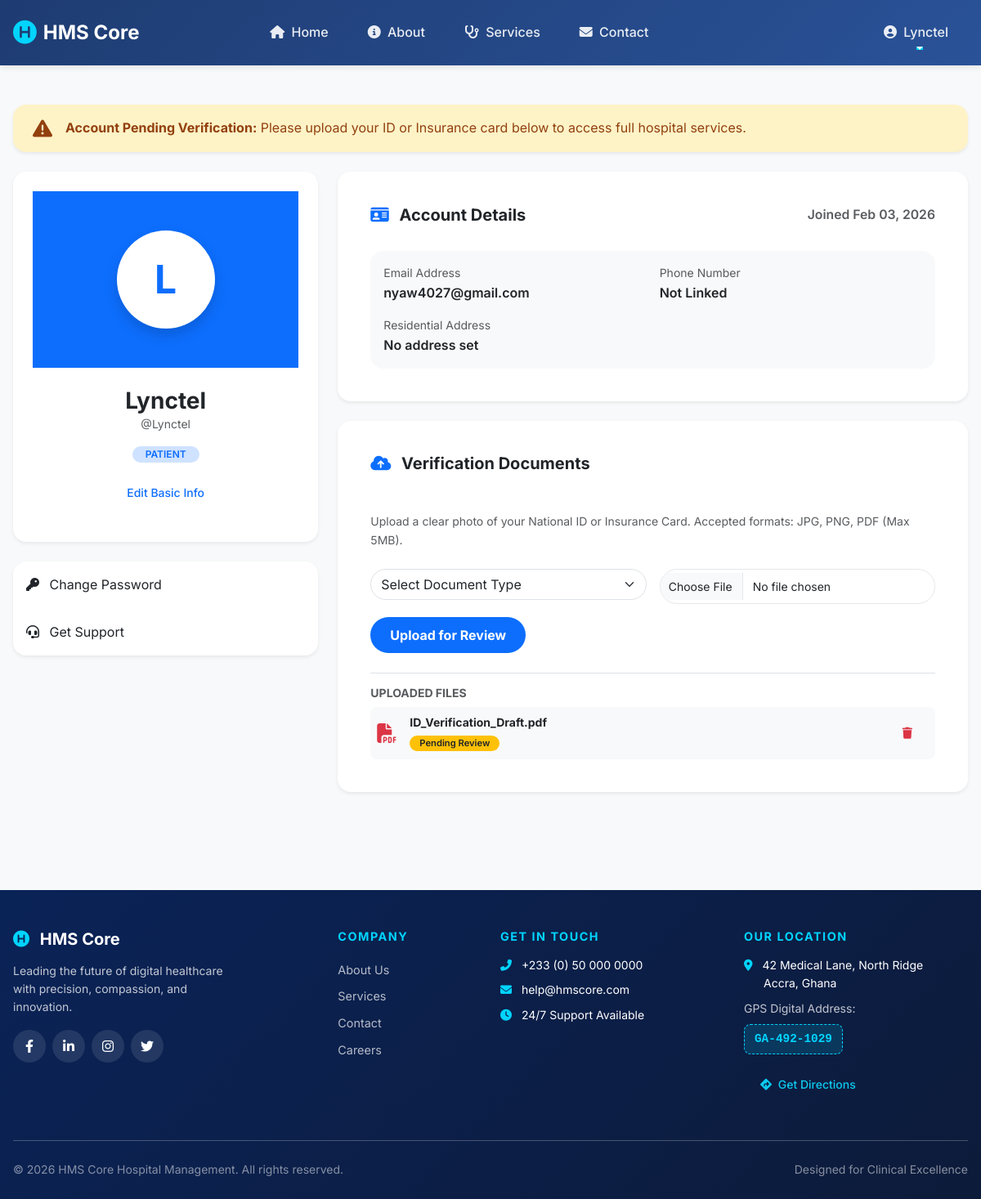
/profile/ (signed in), run on the app's committed database.
### accounts/models.py (models this page shows, shortened)
class User(AbstractUser):
    ROLE_CHOICES = (
        ('doctor', 'Doctor'),
        ('patient', 'Patient'),
        ('cashier', 'Cashier'),
        ('manager', 'Manager'),
        ('staff', 'Staff'),
        ('pharmacist', 'Pharmacist'), # Added this so your dashboard logic makes sense
        ('lab_tech', 'Lab Technician'),
    )
    role = models.CharField(max_length=20, choices=ROLE_CHOICES, default='patient')
    phone_number = models.CharField(max_length=15, blank=True, null=True)
    address = models.TextField(blank=True, null=True)
    date_of_birth = models.DateField(blank=True, null=True)
    profile_picture = models.ImageField(upload_to='profile_pics/', blank=True, null=True)
    created_at = models.DateTimeField(auto_now_add=True)
    updated_at = models.DateTimeField(auto_now=True)
    class Meta:
        ordering = ['-created_at']

### accounts/views.py (the view)
# urls.py: path('profile/', views.profile, name='profile'),
@login_required
def profile(request):
    return render(request, 'accounts/profile.html')

### templates/accounts/profile.html (shortened to what this page needs)
{% extends 'shared/base.html' %}
{% load static %}
{% block content %}
<div class="container py-5">
    {% if not user.profile.is_verified %}
    <div class="alert alert-warning d-flex align-items-center mb-4 rounded-4 shadow-sm" role="alert">
        <i class="fas fa-exclamation-triangle me-3 fs-4"></i>
        <div>
            <strong>Account Pending Verification:</strong> Please upload your ID or Insurance card below to access full hospital services.
        </div>
    </div>
    {% endif %}
    <div class="row g-4">
        <div class="col-lg-4">
            <div class="card border-0 shadow-sm rounded-4 overflow-hidden">
                <div class="bg-primary py-5 text-center">
                    {% if user.profile_picture %}
                        <img src="{{ user.profile_picture.url }}" alt="Profile" class="rounded-circle border border-4 border-white shadow" style="width: 120px; height: 120px; object-fit: cover;">
                    {% else %}
                        <div class="bg-white text-primary rounded-circle mx-auto d-flex align-items-center justify-content-center shadow" style="width: 120px; height: 120px; font-size: 3rem; font-weight: bold;">
                            {{ user.username|first|upper }}
                        </div>
                    {% endif %}
                </div>
                <div class="card-body text-center pt-4">
                    <h3 class="fw-bold mb-0">{{ user.get_full_name|default:user.username }}</h3>
                    <p class="text-muted small">@{{ user.username }}</p>
                    <div class="d-flex justify-content-center gap-2 mb-3">
                        <span class="badge bg-primary-subtle text-primary px-3 rounded-pill text-uppercase">{{ user.role }}</span>
                    </div>
                    <button class="btn btn-outline-primary btn-sm w-100 rounded-pill">Edit Basic Info</button>
                </div>
            </div>
            <div class="list-group shadow-sm mt-4 rounded-4 border-0">
                <a href="#" class="list-group-item list-group-item-action border-0 py-3"><i class="fas fa-key me-2"></i> Change Password</a>
                <a href="{% url 'contact' %}" class="list-group-item list-group-item-action border-0 py-3"><i class="fas fa-headset me-2"></i> Get Support</a>
            </div>
        </div>
        <div class="col-lg-8">
            <div class="card border-0 shadow-sm rounded-4 mb-4">
                <div class="card-header bg-white border-0 py-3 d-flex justify-content-between align-items-center">
                    <h5 class="fw-bold mb-0"><i class="fas fa-id-card text-primary me-2"></i> Account Details</h5>
                    <span class="text-muted small">Joined {{ user.date_joined|date:"M d, Y" }}</span>
                </div>
                <div class="card-body bg-light mx-3 mb-3 rounded-4">
                    <div class="row g-3">
                        <div class="col-md-6">
                            <label class="text-muted small d-block">Email Address</label>
                            <span class="fw-semibold">{{ user.email }}</span>
                        </div>
                        <div class="col-md-6">
                            <label class="text-muted small d-block">Phone Number</label>
                            <span class="fw-semibold">{{ user.phone_number|default:"Not Linked" }}</span>
                        </div>
                        <div class="col-12">
                            <label class="text-muted small d-block">Residential Address</label>
                            <span class="fw-semibold">{{ user.address|default:"No address set" }}</span>
                        </div>
                    </div>
                </div>
            </div>
            <div class="card border-0 shadow-sm rounded-4">
                <div class="card-header bg-white border-0 py-3">
                    <h5 class="fw-bold mb-0"><i class="fas fa-cloud-upload-alt text-primary me-2"></i> Verification Documents</h5>
                </div>
                <div class="card-body">
                    <p class="text-muted small mb-4">Upload a clear photo of your National ID or Insurance Card. Accepted formats: JPG, PNG, PDF (Max 5MB).</p>
                    <form method="post" enctype="multipart/form-data" class="row g-3">
                        <div class="col-md-6">
                            <select class="form-select rounded-pill" name="doc_type" required>
                                <option value="" selected disabled>Select Document Type</option>
                            </select>
                        </div>
                        <div class="col-md-6">
                            <input type="file" class="form-control rounded-pill" name="doc_file" required>
                        </div>
                        <div class="col-12 mt-3">
                            <button type="submit" class="btn btn-primary px-4 rounded-pill fw-bold">
                                Upload for Review
                            </button>
                        </div>
                    </form>
                    <div class="mt-4 pt-3 border-top">
                        <h6 class="fw-bold small text-uppercase text-muted">Uploaded Files</h6>
                        <div class="d-flex align-items-center p-2 mt-2 bg-light rounded-3">
                            <i class="fas fa-file-pdf text-danger fs-4 me-3"></i>
                            <div class="flex-grow-1">
                                <span class="d-block small fw-bold">ID_Verification_Draft.pdf</span>
                                <span class="badge bg-warning text-dark" style="font-size: 0.7rem;">Pending Review</span>
                            </div>
                            <button class="btn btn-sm text-danger"><i class="fas fa-trash"></i></button>
                        </div>
                    </div>
                </div>
            </div>
        </div>
    </div>
</div>
{% endblock %}

### templates/shared/base.html (shortened to what this page needs)
<!DOCTYPE html>
<html lang="en">
<head>
    {% load static %}
    <link href="https://cdn.jsdelivr.net/npm/bootstrap@5.3.0/dist/css/bootstrap.min.css" rel="stylesheet">
    <link rel="stylesheet" href="https://cdnjs.cloudflare.com/ajax/libs/font-awesome/6.4.0/css/all.min.css">
    <link rel="stylesheet" href="{% static 'css/style.css' %}">
</head>
<body>
    <nav class="navbar navbar-expand-lg navbar-dark">
        <div class="container">
            <a class="navbar-brand" href="{% url 'home' %}">
                <i class="fas fa-hospital-symbol"></i>
                HMS Core
            </a>
            <div class="collapse navbar-collapse" id="navbarNav">
                <ul class="navbar-nav mx-auto">
                    <li class="nav-item">
                        <a class="nav-link" href="{% url 'home' %}">
                            <i class="fas fa-home me-1"></i> Home
                        </a>
                    </li>
                    <li class="nav-item">
                        <a class="nav-link" href="{% url 'about' %}">
                            <i class="fas fa-info-circle me-1"></i> About
                        </a>
                    </li>
                    <li class="nav-item">
                        <a class="nav-link" href="{% url 'services' %}">
                            <i class="fas fa-stethoscope me-1"></i> Services
                        </a>
                    </li>
                    <li class="nav-item">
                        <a class="nav-link" href="{% url 'contact' %}">
                            <i class="fas fa-envelope me-1"></i> Contact
                        </a>
                    </li>
                </ul>
                <ul class="navbar-nav ms-auto align-items-lg-center">
                    {% if user.is_authenticated %}
                        <li class="nav-item dropdown">
                            <a class="nav-link dropdown-toggle" href="#" role="button" data-bs-toggle="dropdown" aria-expanded="false">
                                <i class="fas fa-user-circle me-1"></i>
                                {{ user.get_full_name|default:user.username }}
                            </a>
                        </li>
                    {% endif %}
                </ul>
            </div>
        </div>
    </nav>
    <main>
        {% block content %}{% endblock %}
    </main>
    <footer class="custom-footer pt-5 pb-4 mt-5">
        <div class="container">
            <div class="row g-4">
                <div class="col-lg-3 col-md-6">
                    <h5 class="fw-bold mb-3">
                        <i class="fas fa-hospital-symbol me-2" style="color: var(--accent-color);"></i>
                        HMS Core
                    </h5>
                    <p class="small opacity-75">
                        Leading the future of digital healthcare with precision, compassion, and innovation.
                    </p>
                    <div class="d-flex gap-2 mt-3">
                        <a href="#" class="social-circle" aria-label="Facebook">
                            <i class="fab fa-facebook-f"></i>
                        </a>
                        <a href="#" class="social-circle" aria-label="LinkedIn">
                            <i class="fab fa-linkedin-in"></i>
                        </a>
                        <a href="#" class="social-circle" aria-label="Instagram">
                            <i class="fab fa-instagram"></i>
                        </a>
                        <a href="#" class="social-circle" aria-label="Twitter">
                            <i class="fab fa-twitter"></i>
                        </a>
                    </div>
                </div>
                <div class="col-lg-2 col-md-6 offset-lg-1">
                    <h6 class="footer-heading">Company</h6>
                    <ul class="list-unstyled">
                        <li><a href="{% url 'about' %}" class="footer-link">About Us</a></li>
                        <li><a href="{% url 'services' %}" class="footer-link">Services</a></li>
                        <li><a href="{% url 'contact' %}" class="footer-link">Contact</a></li>
                        <li><a href="#" class="footer-link">Careers</a></li>
                    </ul>
                </div>
                <div class="col-lg-3 col-md-6">
                    <h6 class="footer-heading">Get In Touch</h6>
                    <p class="small mb-2">
                        <i class="fas fa-phone-alt me-2" style="color: var(--accent-color);"></i>
                        +233 (0) 50 000 0000
                    </p>
                    <p class="small mb-2">
                        <i class="fas fa-envelope me-2" style="color: var(--accent-color);"></i>
                        help@hmscore.com
                    </p>
                    <p class="small mb-0">
                        <i class="fas fa-clock me-2" style="color: var(--accent-color);"></i>
                        24/7 Support Available
                    </p>
                </div>
                <div class="col-lg-3 col-md-6">
                    <h6 class="footer-heading">Our Location</h6>
                    <p class="small mb-2">
                        <i class="fas fa-map-marker-alt me-2" style="color: var(--accent-color);"></i>
                        42 Medical Lane, North Ridge<br>
                        <span class="ms-4">Accra, Ghana</span>
                    </p>
                    <div class="mb-3">
                        <span class="small d-block mb-2 opacity-75">GPS Digital Address:</span>
                        <div class="gps-badge">GA-492-1029</div>
                    </div>
                    <a href="https://www.google.com/maps/search/?api=1&query=Accra+Ghana"
                       target="_blank"
                       class="btn btn-sm btn-outline-info rounded-pill">
                        <i class="fas fa-directions me-1"></i> Get Directions
                    </a>
                </div>
            </div>
            <hr class="mt-5 mb-4 border-light opacity-10">
            <div class="row align-items-center">
                <div class="col-md-6 text-center text-md-start">
                    <p class="small opacity-50 mb-0">
                        &copy; 2026 HMS Core Hospital Management. All rights reserved.
                    </p>
                </div>
                <div class="col-md-6 text-center text-md-end">
                    <p class="small opacity-50 mb-0">
                        Designed for Clinical Excellence
                    </p>
                </div>
            </div>
        </div>
    </footer>
</body>
</html>

### data on the page
User: get_full_name "Lynctel", username|first "L", username "Lynctel", role "PATIENT", date_joined "Feb 03, 2026", email "nyaw4027@gmail.com", phone_number "Not Linked", address "No address set"
